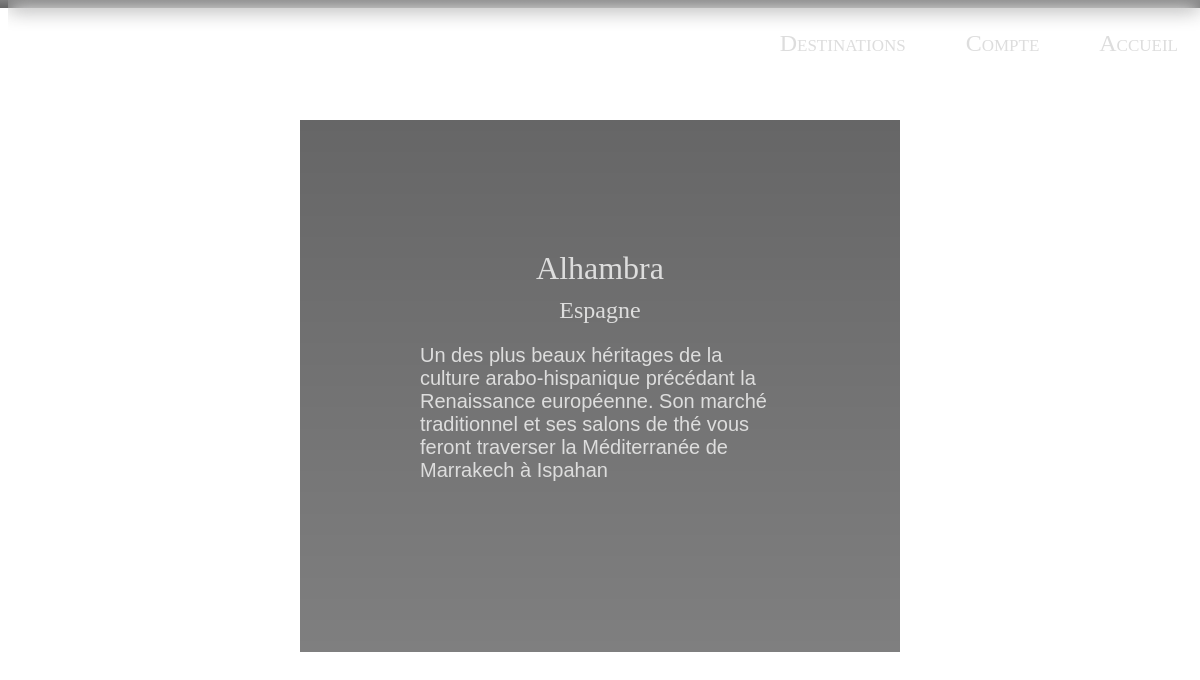
The app's page /destinations/detail/8 with its own data.
### destinations/models.py (models this page shows)
class Destination(models.Model):
    name = CharField(max_length = 255)
    country = ForeignKey(Country, on_delete = models.CASCADE)
    introduction = models.TextField()
    photo = models.ImageField(upload_to='static/img/')
    publisher = models.ForeignKey(User, on_delete = models.CASCADE, related_name = 'publisher')

class Country(models.Model):
    name = CharField(max_length = 255)
    region = models.ForeignKey(Region, on_delete = models.CASCADE)

### destinations/views.py (the view)
# urls.py: path('detail/<int:id>', views.Detail.as_view(), name='detail')
class Detail(TemplateView):
    template_name = 'destinations/detail.html'
    def get(self, request, id, **kwargs):
        user = request.user
        conn_user(request, user)
        destination = Destination.objects.get(id = int(id))
        if destination == None:
            return redirect('/random/pass/to/access/404')
        return render(request, self.template_name, {
            'dest': destination,
        })

### traveling/__init__.py (called while the page is built)
def conn_user(request, user, redirect_uri='/account/profile/'):
    if user is not None and user.is_active:
        login(request, user)
        return redirect(redirect_uri)

### destinations/templates/destinations/detail.html (shortened to what this page needs)
{% extends "home/base.html" %}
{% load static %}
{% block styling %}
    <link rel="stylesheet" type="text/css" href="{% static "destinations/detail.css" %}">
{% endblock styling %}
{% block content %}
        <div class="all">
            <div class="card">
                <h1>{{ dest.name }}</h1>
				<h2>{{ dest.country.name }}</h2>
                <p>{{ dest.introduction }}</p>
            </div>
        </div>
{% endblock content %}

### home/static/home/style.css (style rules this page uses)
*, *:before, *:after { -webkit-box-sizing: border-box; -moz-box-sizing: border-box; box-sizing: border-box; }
* { color: #ddd; }
h1, h2 { font-family: Georgia; margin-bottom: 10%; font-weight: lighter; }
p { font-size: 1.25rem; font-family: Helvetica; }

### destinations/static/destinations/detail.css (style rules this page uses)
div.card { box-sizing: border-box; background-image: linear-gradient(rgba(0, 0, 1, 0.6), rgba(0, 0, 1, 0.5)); padding-top: 20%; padding-bottom: 25%; padding-left: 20%; padding-right: 20%; width: 100%; }
div.all { box-sizing: border-box; display: block; position: fixed; top: 15%; left: 25%; width: 50%; }
h1, h2 { text-align: center; margin: 10px; }

### records on screen
Destination: name "Alhambra", country.name "Espagne", introduction "Un des plus beaux héritages de la culture arabo-hispanique précédant la Renaissance européenne. Son marché traditionnel et ses salons de thé vous feront traverser la Méditerranée de Marrakech à Ispahan"
